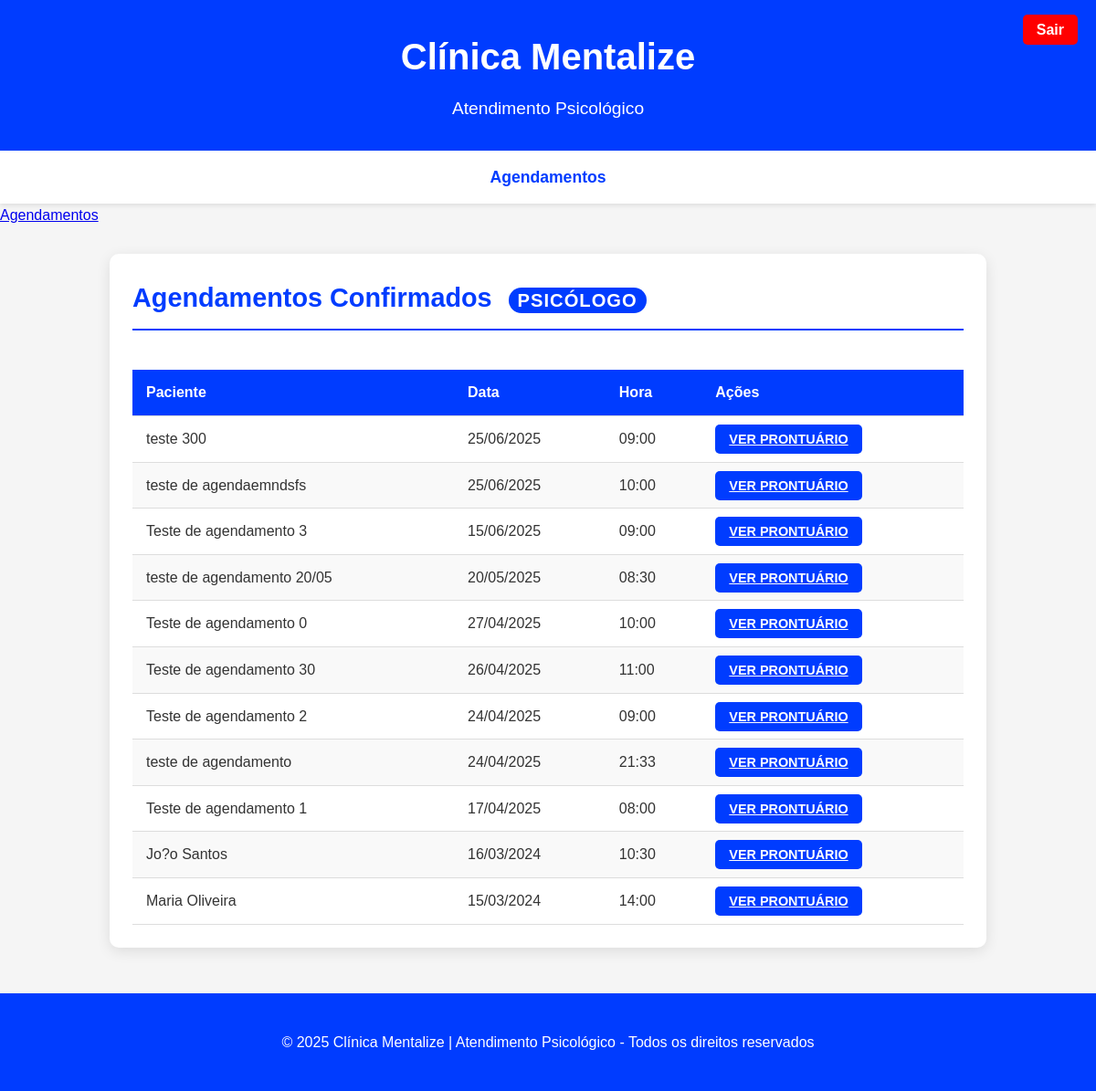
Page /sistema.php (signed in) on the committed database.
### tables this page shows
CREATE TABLE `agendamentos` (
  `id` int(11) NOT NULL,
  `id_paciente` int(11) DEFAULT NULL,
  `id_profissional` int(11) DEFAULT NULL,
  `data_agendamento` date NOT NULL,
  `hora_agendamento` time NOT NULL,
  `observacoes` text DEFAULT NULL,
  `status` enum('agendado','cancelado','realizado') DEFAULT 'agendado',
  `created_at` timestamp NOT NULL DEFAULT current_timestamp()
);

CREATE TABLE `pacientes` (
  `id` int(11) NOT NULL,
  `nome` varchar(100) NOT NULL,
  `telefone` varchar(20) DEFAULT NULL,
  `email` varchar(100) DEFAULT NULL,
  `data_nascimento` date DEFAULT NULL,
  `created_at` timestamp NOT NULL DEFAULT current_timestamp()
);

### sistema.php (the view, shortened to what this page needs)
<?php
require 'includes/conexao.php';
$userType = $_SESSION['user_type'] ?? null;
$isPsychologist = ($userType === 'psychologist');
$agendamentos = [];
try {
    $agendamentos = $pdo->query("
        SELECT a.id, p.id as id_paciente, p.nome as paciente, a.data_agendamento, a.hora_agendamento
        FROM agendamentos a
        JOIN pacientes p ON a.id_paciente = p.id
        ORDER BY a.data_agendamento DESC
        LIMIT 100
    ")->fetchAll(PDO::FETCH_ASSOC);
} catch (PDOException $e) {
    $erro = "Erro no banco de dados: " . $e->getMessage();
}
?>
<!DOCTYPE html>
<html lang="pt-BR">
<head>
</head>
<body>
    <header>
    <h1>Clínica Mentalize</h1>
<p>Atendimento Psicológico</p>
<?php if ($isPsychologist): ?>
    <div class="logout-container">
        <a href="?logout=1" class="logout-btn">Sair</a>
    </div>
<?php endif; ?>
</header>
<nav>
    <a href="#agendamento">Agendamentos</a>
</nav>
        <a href="#agendamento">Agendamentos</a>
    <div class="container">
        <section id="agendamento" class="card">
            <h2><?= $isPsychologist ? 'Agendamentos Confirmados <span class="psychologist-badge">Psicólogo</span>' : 'Agendar Consulta' ?></h2>
            <?php if ($isPsychologist): ?>
                <?php if (!empty($agendamentos)): ?>
                    <div class="agendamentos-list">
                        <table>
                            <thead>
                                <tr>
                                    <th>Paciente</th>
                                    <th>Data</th>
                                    <th>Hora</th>
                                    <th>Ações</th>
                                </tr>
                            </thead>
                            <tbody>
                                <?php foreach ($agendamentos as $agendamento): ?>
                                    <tr>
                                        <td><?= htmlspecialchars($agendamento['paciente']) ?></td>
                                        <td><?= date('d/m/Y', strtotime($agendamento['data_agendamento'])) ?></td>
                                        <td><?= substr($agendamento['hora_agendamento'], 0, 5) ?></td>
                                        <td><a href="prontuario.php?id_paciente=<?= $agendamento['id_paciente'] ?>" class="btn-sm">Ver Prontuário</a></td>
                                    </tr>
                                <?php endforeach; ?>
                            </tbody>
                        </table>
                    </div>
                <?php else: ?>
                    <p>Nenhum agendamento encontrado.</p>
                <?php endif; ?>
            <?php endif; ?>
        </section>
    </div>
    <footer>
        <p>© 2025 Clínica Mentalize | Atendimento Psicológico - Todos os direitos reservados</p>
    </footer>
</body>
</html>

### sistema.php (style rules this page uses)
* { box-sizing: border-box; }
body { font-family: 'Arial', sans-serif; margin: 0; padding: 0; background-color: #f5f5f5; color: #333; line-height: 1.6; }
header { background-color: #003cff; color: #fff; padding: 30px 0; text-align: center; box-shadow: 0 2px 5px rgba(0, 0, 0, 0.1); position: relative; }
header h1 { margin: 0; font-size: 2.5em; font-weight: 700; }
header p { margin: 10px 0 0; font-size: 1.2em; }
.logout-container { position: absolute; top: 20px; right: 20px; }
.logout-btn { background-color: #ff0000; color: white; padding: 8px 15px; border-radius: 5px; text-decoration: none; font-weight: bold; transition: all 0.3s; }
nav { background-color: #fff; padding: 15px 0; box-shadow: 0 2px 5px rgba(0, 0, 0, 0.1); text-align: center; position: sticky; top: 0; z-index: 100; }
nav a { color: #003cff; text-decoration: none; font-weight: bold; margin: 0 15px; padding: 8px 15px; border-radius: 5px; transition: all 0.3s ease; font-size: 1.1em; }
.container { max-width: 1000px; margin: 30px auto; padding: 0 20px; }
.card { background-color: white; padding: 25px; border-radius: 10px; box-shadow: 0 4px 15px rgba(0, 0, 0, 0.1); margin-bottom: 30px; transition: transform 0.3s ease, box-shadow 0.3s ease; }
.card h2 { color: #003cff; border-bottom: 2px solid #003cff; padding-bottom: 10px; margin-top: 0; font-size: 1.8em; }
form button, .btn-primary, .btn-sm { background-color: #003cff; color: white; border: none; padding: 14px; border-radius: 5px; cursor: pointer; font-size: 1.1em; transition: all 0.3s ease; font-weight: bold; text-transform: uppercase; letter-spacing: 1px; }
.btn-sm { padding: 8px 15px; font-size: 0.9em; letter-spacing: normal; }
footer { background-color: #003cff; color: #fff; text-align: center; padding: 25px 0; margin-top: 50px; font-size: 1em; }
.agendamentos-list { overflow-x: auto; }
.agendamentos-list table { width: 100%; border-collapse: collapse; margin-top: 20px; min-width: 600px; }
.agendamentos-list th, .agendamentos-list td { padding: 12px 15px; text-align: left; border-bottom: 1px solid #ddd; }
.agendamentos-list th { background-color: #003cff; color: white; font-weight: bold; }
.agendamentos-list tr:nth-child(even) { background-color: #f9f9f9; }
.psychologist-badge { background-color: #003cff; color: white; padding: 3px 10px; border-radius: 20px; font-size: 0.7em; vertical-align: middle; margin-left: 10px; font-weight: bold; text-transform: uppercase; letter-spacing: 1px; }

### rows in the picture
agendamentos: id_paciente.nome "teste 300", data_agendamento "25/06/2025", hora_agendamento "09:00"
agendamentos: id_paciente.nome "teste de agendaemndsfs", data_agendamento "25/06/2025", hora_agendamento "10:00"
agendamentos: id_paciente.nome "Teste de agendamento 3", data_agendamento "15/06/2025", hora_agendamento "09:00"
agendamentos: id_paciente.nome "teste de agendamento 20/05", data_agendamento "20/05/2025", hora_agendamento "08:30"
agendamentos: id_paciente.nome "Teste de agendamento 0", data_agendamento "27/04/2025", hora_agendamento "10:00"
agendamentos: id_paciente.nome "Teste de agendamento 30", data_agendamento "26/04/2025", hora_agendamento "11:00"
agendamentos: id_paciente.nome "Teste de agendamento 2", data_agendamento "24/04/2025", hora_agendamento "09:00"
agendamentos: id_paciente.nome "teste de agendamento", data_agendamento "24/04/2025", hora_agendamento "21:33"
agendamentos: id_paciente.nome "Teste de agendamento 1", data_agendamento "17/04/2025", hora_agendamento "08:00"
agendamentos: id_paciente.nome "Jo?o Santos", data_agendamento "16/03/2024", hora_agendamento "10:30"
agendamentos: id_paciente.nome "Maria Oliveira", data_agendamento "15/03/2024", hora_agendamento "14:00"
